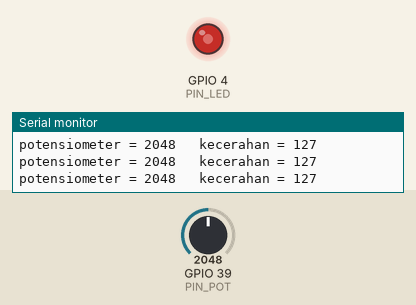
Recording of a sketch running on a simulated ESP32. Shown: output pins drawn as LEDs (lit = HIGH), the last lines printed to the serial monitor. The inputs (shaded band) are chosen by the test bench; at power-on: GPIO 39 (PIN_POT) = 2048.

Above: at 1.2 s.
1.3 s: GPIO 39 (PIN_POT) set to 2866
At 2.3 s:
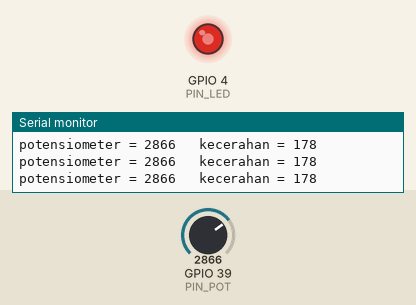
2.9 s: GPIO 39 (PIN_POT) set to 3603
At 3.6 s:
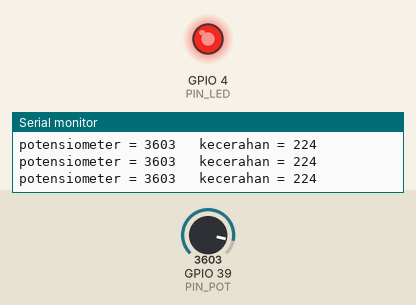
4.5 s: GPIO 39 (PIN_POT) set to 491
At 5.0 s:
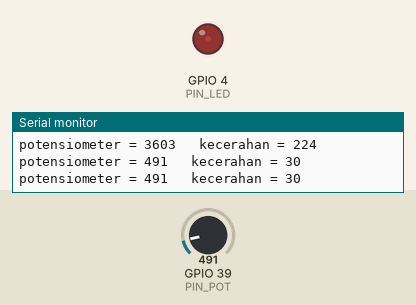
6.1 s: GPIO 39 (PIN_POT) set to 0
At 7.4 s:
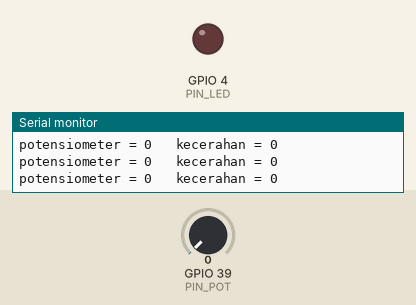
7.7 s: GPIO 39 (PIN_POT) set to 2047
At 8.8 s:
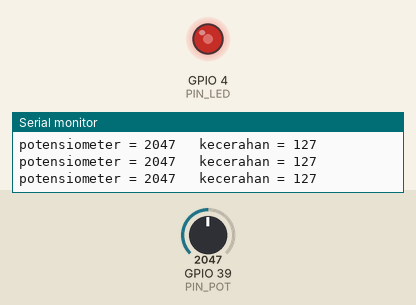
Timing chart, 0 to 10.3 s (numbered marks = the images above; inputs shaded):
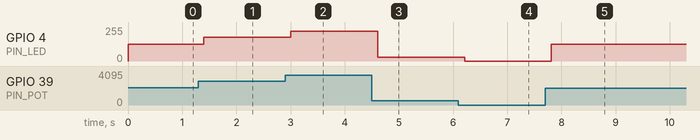

The sketch:

modul05_dimmer_potensiometer.ino
```cpp
// Modul 5 - Praktik 3: meredupkan LED dengan potensiometer
// Putar potensiometer di VN (GPIO 39): LED di D4 meredup dan menerang.
// PWM memakai ledcAttach + ledcWrite (cara paket esp32 versi 3).

const int PIN_POT = 39;          // VN: potensiometer (di Modul 6 menjadi sensor tanah)
const int PIN_LED = 4;           // LED status
const int FREKUENSI_PWM = 5000;  // 5.000 kedipan per detik: terlalu cepat untuk dilihat mata
const int RESOLUSI_PWM = 8;      // 8 bit: kecerahan 0 (padam) sampai 255 (penuh)

void setup() {
  Serial.begin(115200);
  ledcAttach(PIN_LED, FREKUENSI_PWM, RESOLUSI_PWM);  // D4 menjadi keluaran PWM (tidak perlu pinMode)
}

void loop() {
  int putaran = analogRead(PIN_POT);              // 0 (mentok kiri) sampai 4095 (mentok kanan)
  int kecerahan = map(putaran, 0, 4095, 0, 255);  // ubah ke skala 0-255
  ledcWrite(PIN_LED, kecerahan);
  Serial.print("potensiometer = ");
  Serial.print(putaran);
  Serial.print("   kecerahan = ");
  Serial.println(kecerahan);
  delay(200);
}
```

Measured:
- after the input at 1.3 s, GPIO 4 (PIN_LED): 127/255 → 177/255 after 0.10 s
- after the input at 2.9 s, GPIO 4 (PIN_LED): 177/255 → 223/255 after 0.11 s
- after the input at 4.5 s, GPIO 4 (PIN_LED): 223/255 → 30/255 after 0.11 s
- after the input at 6.1 s, GPIO 4 (PIN_LED): 30/255 → 0/255 after 0.11 s
- after the input at 7.7 s, GPIO 4 (PIN_LED): 0/255 → 127/255 after 0.11 s
